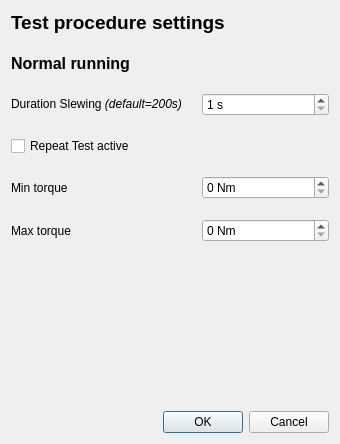
<?xml version="1.0" encoding="UTF-8"?>
<ui version="4.0">
 <class>SettingsDialog</class>
 <widget class="QDialog" name="SettingsDialog">
  <property name="geometry">
   <rect>
    <x>0</x>
    <y>0</y>
    <width>340</width>
    <height>444</height>
   </rect>
  </property>
  <property name="windowTitle">
   <string>Settings</string>
  </property>
  <layout class="QHBoxLayout" name="horizontalLayout_2">
   <property name="spacing">
    <number>20</number>
   </property>
   <item>
    <layout class="QVBoxLayout" name="verticalLayout_3">
     <item>
      <widget class="QLabel" name="label_13">
       <property name="text">
        <string>&lt;html&gt;&lt;head/&gt;&lt;body&gt;&lt;p&gt;&lt;span style=&quot; font-size:14pt; font-weight:600;&quot;&gt;Test procedure settings&lt;/span&gt;&lt;/p&gt;&lt;/body&gt;&lt;/html&gt;</string>
       </property>
      </widget>
     </item>
     <item>
      <widget class="QLabel" name="label_14">
       <property name="text">
        <string>&lt;html&gt;&lt;head/&gt;&lt;body&gt;&lt;p&gt;&lt;span style=&quot; font-size:12pt; font-weight:600;&quot;&gt;Normal running&lt;/span&gt;&lt;/p&gt;&lt;/body&gt;&lt;/html&gt;</string>
       </property>
      </widget>
     </item>
     <item>
      <layout class="QGridLayout" name="gridLayout_5">
       <item row="1" column="0">
        <widget class="QCheckBox" name="cb_repeat_test">
         <property name="text">
          <string>Repeat Test active</string>
         </property>
        </widget>
       </item>
       <item row="2" column="0">
        <widget class="QLabel" name="label_16">
         <property name="text">
          <string>Min torque</string>
         </property>
        </widget>
       </item>
       <item row="0" column="1">
        <widget class="QSpinBox" name="sb_norm_run_slewing_duration">
         <property name="suffix">
          <string> s</string>
         </property>
         <property name="minimum">
          <number>1</number>
         </property>
         <property name="maximum">
          <number>1200</number>
         </property>
        </widget>
       </item>
       <item row="0" column="0">
        <widget class="QLabel" name="label_15">
         <property name="text">
          <string>&lt;html&gt;&lt;head/&gt;&lt;body&gt;&lt;p&gt;Duration Slewing &lt;span style=&quot; font-style:italic;&quot;&gt;(default=200s)&lt;/span&gt;&lt;/p&gt;&lt;/body&gt;&lt;/html&gt;</string>
         </property>
        </widget>
       </item>
       <item row="2" column="1">
        <widget class="QSpinBox" name="sb_min_torque">
         <property name="suffix">
          <string> Nm</string>
         </property>
        </widget>
       </item>
       <item row="3" column="0">
        <widget class="QLabel" name="label_17">
         <property name="text">
          <string>Max torque</string>
         </property>
        </widget>
       </item>
       <item row="3" column="1">
        <widget class="QSpinBox" name="sb_max_torque">
         <property name="suffix">
          <string> Nm</string>
         </property>
        </widget>
       </item>
      </layout>
     </item>
     <item>
      <spacer name="verticalSpacer">
       <property name="orientation">
        <enum>Qt::Vertical</enum>
       </property>
       <property name="sizeHint" stdset="0">
        <size>
         <width>20</width>
         <height>40</height>
        </size>
       </property>
      </spacer>
     </item>
     <item>
      <widget class="QDialogButtonBox" name="buttonBox">
       <property name="orientation">
        <enum>Qt::Horizontal</enum>
       </property>
       <property name="standardButtons">
        <set>QDialogButtonBox::Cancel|QDialogButtonBox::Ok</set>
       </property>
      </widget>
     </item>
    </layout>
   </item>
  </layout>
 </widget>
 <resources/>
 <connections>
  <connection>
   <sender>buttonBox</sender>
   <signal>accepted()</signal>
   <receiver>SettingsDialog</receiver>
   <slot>accept()</slot>
   <hints>
    <hint type="sourcelabel">
     <x>248</x>
     <y>254</y>
    </hint>
    <hint type="destinationlabel">
     <x>157</x>
     <y>274</y>
    </hint>
   </hints>
  </connection>
  <connection>
   <sender>buttonBox</sender>
   <signal>rejected()</signal>
   <receiver>SettingsDialog</receiver>
   <slot>reject()</slot>
   <hints>
    <hint type="sourcelabel">
     <x>316</x>
     <y>260</y>
    </hint>
    <hint type="destinationlabel">
     <x>286</x>
     <y>274</y>
    </hint>
   </hints>
  </connection>
 </connections>
</ui>
